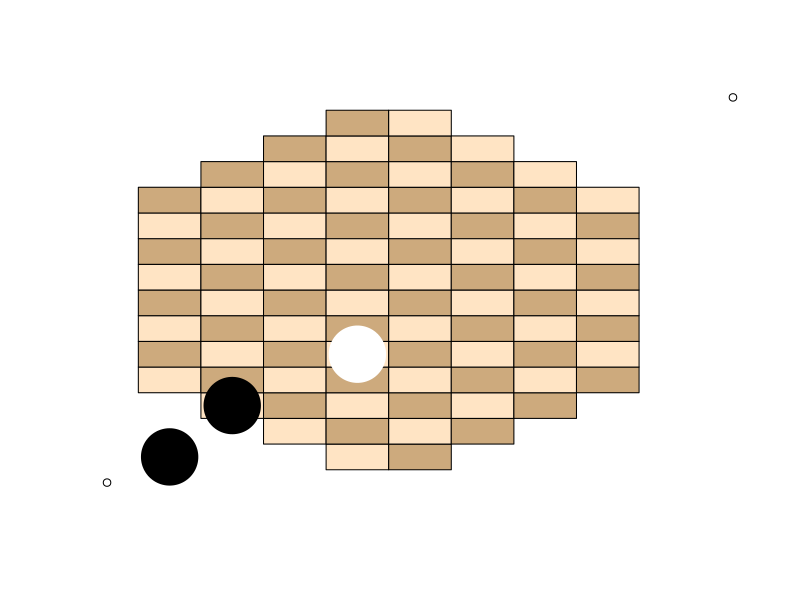

Generate this figure with R:
#!/usr/bin/Rscript
#
# draw_canvass.R
#
# draw the Mini Camelot Game Canvass 
# from specified pieces information
#

library(plotrix)

# echo OFF
options(echo=FALSE)

# arg parsing
args <- commandArgs(trailingOnly = TRUE)
mapkey <- args[1]

# set target output file
png(paste("canvass",".png",sep=""), width=800, height=1200)

# draw the game canvass
plot(c(0,400), c(0,600), axes = F, xlab = NA, ylab = NA)

# disabled cells are here
disabled_cells <- rbind(c(x=0,y=0), c(0,1), c(0,2), c(0,5), c(0,6), c(0,7))
disabled_cells <- rbind(disabled_cells, c(1,0), c(1,1), c(1,6), c(1,7))
disabled_cells <- rbind(disabled_cells, c(2,0), c(2,7))

# white cells are here
white_cells <- rbind(c( ))

# black cells are here

# draw all cells
for (x in 0:13) {
    for (y in 0:7) {
        if ((y == 0 | y == 1 | y == 2 | y == 5 | y == 6 | y == 7) & (x == 0 | x == 13)) {
            a <- 1
        } else if ((y == 0 | y == 1 | y == 6 | y == 7) & (x == 1 | x == 12)) {
            a <- 1
        } else if ((y == 0 | y == 7) & (x == 2 | x == 11)) {
            a <- 1 
        } else if ((x %% 2 == 0 & y %% 2 == 1) | (x %% 2 == 1 & y %% 2 == 0)){
            color <- "bisque1"
            rect(20 + y * 40, 20 + x * 40, 60 + y * 40, 60 + x * 40, col=color)
        } else if ((x %% 2 == 0 & y %% 2 == 0) | (x %% 2 == 1 & y %% 2 == 1)){
            color <- "burlywood3"
            rect(20 + y * 40, 20 + x * 40, 60 + y * 40, 60 + x * 40, col=color)
        }
    }
}

# draw white cells

# draw black cells

draw.circle(80,120,18,border="black",col="black")
draw.circle(160,200,18,border="white",col="white")
draw.circle(40,40,18,border="black",col="black")
